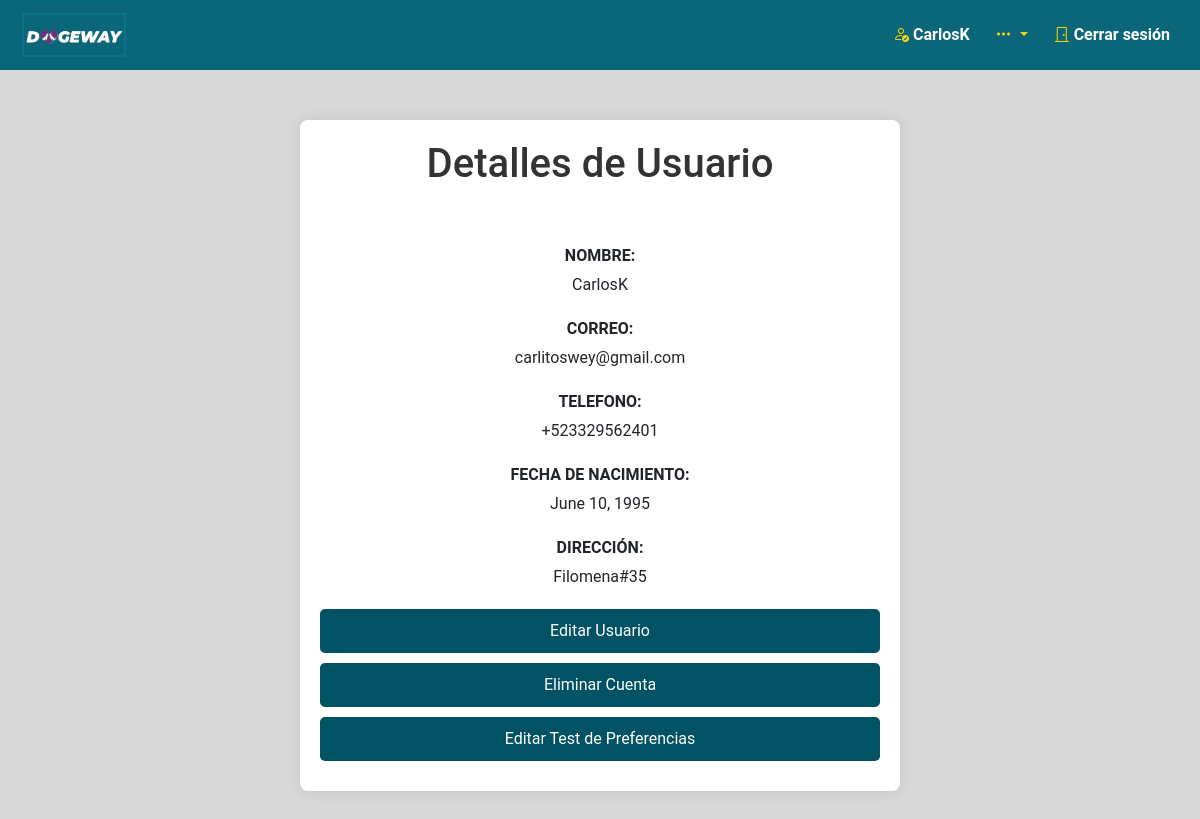
/ver_informacion/ (signed in), run on the app's committed database.
### main_app/models.py (models this page shows, shortened)
class Usuario(AbstractUser):
    fotografia = models.ImageField(upload_to='usuarios/', null=True, blank=True)
    telefono = models.CharField(max_length=20)
    fecha_de_nacimiento = models.DateField()
    direccion = models.CharField(max_length=100)
    fotografia_identificacion = models.ImageField(upload_to='identificaciones/', null=True, blank=True)
    verificado = models.BooleanField(default=False)
    usuarios_bloqueados = models.ManyToManyField('self', symmetrical=False, related_name='usuarios_bloqueadores')
    groups = models.ManyToManyField('auth.Group', related_name='usuarios')
    user_permissions = models.ManyToManyField('auth.Permission', related_name='usuarios')

### main_app/views.py (the view)
# urls.py: path('ver_informacion/', views.VerInformacionUsuario.as_view(), name='ver_informacion_usuario'),
class VerInformacionUsuario(LoginRequiredMixin, DetailView):
    model = Usuario
    template_name = 'usuario_detalle.html'
    context_object_name = 'usuario'
    def get_object(self, queryset=None):
        return self.request.user

### main_app/templates/usuario_detalle.html
{% extends "layouts/base.html" %}
{% load static %}
{% block estilos_adicionales %}
<link rel="stylesheet" href="{% static 'css/usuario_detalle.css' %}">
{% endblock %}
{% block content %}
<div class="container">
    <form method="post">
        <h1>Detalles de Usuario</h1><br><br>
        <div class="input-container">
            <label for="id_username">NOMBRE:</label>
            <p>{{ usuario.username }}</p>
        </div>
        <div class="input-container">
            <label for="id_email">CORREO:</label>
            <p>{{ usuario.email }}</p>
        </div>
        <div class="input-container">
            <label for="id_telefono">TELEFONO:</label>
            <p>{{ usuario.telefono }}</p>
        </div>
        <div class="input-container">
            <label for="id_fecha_de_nacimiento">FECHA DE NACIMIENTO:</label>
            <p>{{ usuario.fecha_de_nacimiento }}</p>
        </div>
        <div class="input-container">
            <label for="id_direccion">DIRECCIÓN:</label>
            <p>{{ usuario.direccion }}</p>
        </div>
        <div class="button-container">
            <a href="{% url 'actualizar_informacion_usuario' %}" class="button">Editar Usuario</a>
            <a href="{% url 'eliminar_cuenta_usuario' %}" class="button">Eliminar Cuenta</a>
            <a href="{% url 'editar_preferencias' %}" class="button">Editar Test de Preferencias</a>
        </div>
    </form>
</div>
{% endblock content %}

### main_app/templates/layouts/base.html (shortened to what this page needs)
<!DOCTYPE html>
<html lang="en">
<head>
    {% load static %}
    <link href="https://cdn.jsdelivr.net/npm/bootstrap@5.3.2/dist/css/bootstrap.min.css" rel="stylesheet">
    <link rel="stylesheet" href="https://cdn.jsdelivr.net/npm/bootstrap-icons@1.11.2/font/bootstrap-icons.min.css">
    <link rel="stylesheet" href="{% static 'css/base.css' %}">
    {% block estilos_adicionales %}{% endblock %}
</head>
<body>
    <header>
        <nav class="navbar navbar-expand-lg" style="background-color: #0B667A;">
            <div class="container-fluid">
                <a class="navbar-brand" id="imagen" href="{% url 'home' %}">
                    <img src="{% static 'imagenes/LOGO.png' %}" alt="Dogeway Logo" class="navbar-logo">
                </a>
                <div class="collapse navbar-collapse" id="navbarSupportedContent">
                    <ul class="navbar-nav mb-2 mb-lg-0 ms-auto">
                        {% if user.is_authenticated%}
                            <li class="nav-item" id="NombreUsuario">
                                <a class="nav-link">
                                    {% if user.verificado %}
                                    <i class="bi bi-person-check" style="color: gold;"></i>
                                    {% endif %}
                                    {{ user.username }}
                                </a>
                            </li>
                            <li class="nav-item">
                                <div class="dropdown">
                                    <a class="nav-link dropdown-toggle" href="#" role="button" id="dropdownMenuLink" data-bs-toggle="dropdown" aria-expanded="false" style="color: gold;">
                                        <i class="bi bi-three-dots" style="color: gold;"></i>
                                    </a>
                                </div>
                            </li>
                            <li class="nav-item">
                                <a class="nav-link" href="{% url 'logout' %}?next={% url 'home' %}">
                                    <i class="bi bi-door-closed" style="color: gold;"></i> Cerrar sesión
                                </a>
                            </li>
                        {% else %}
                            <li class="nav-item">
                                <a class="nav-link login-signup" href="{% url 'login' %}">Iniciar sesión</a>
                            </li>
                        {% endif %}
                    </ul>
                </div>
            </div>
        </nav>
    </header>
    <div class="content">
        {% block content %}{% endblock %}
    </div>
</body>
</html>

### main_app/static/css/base.css (style rules this page uses)
* { margin: 0; padding: 0; box-sizing: border-box; text-decoration: none; font-family: 'Roboto', sans-serif; }
body { margin-top: 55px; }
header { background-color: #0B667A; position: fixed; top: 0; left: 0; width: 100%; padding: 5px 10px; z-index: 100; }
header nav { display: flex; align-items: center; justify-content: space-between; font-weight: bold; padding-top: 5px; padding-bottom: 5px; padding-left: 3%; padding-right: 1%; }
header .navbar-logo { width: 100px; }
#imagen { background-color: transparent; border: 2px double #0e738a; }
header nav ul { display: flex; list-style: none; margin: 0; padding: 0; }
header nav ul li { margin-left: 10px; }
header nav ul li a { color: white; font-size: 16px; text-decoration: none; padding: 10px; }
header { padding: 5px 10px; }
header nav ul { display: flex; list-style: none; margin: 0; padding: 0; justify-content: flex-end; }
.nav-link { color: white; }

### main_app/static/css/usuario_detalle.css (style rules this page uses)
body { font-family: 'Roboto', sans-serif; background-color: #D9D9D9; margin: 0; display: flex; justify-content: center; align-items: center; min-height: 100vh; }
.container { width: 600px; max-width: 100%; margin: 15vh auto; padding: 20px; background-color: #fff; box-shadow: 0 0 15px rgba(0, 0, 0, 0.1); border-radius: 8px; text-align: center; box-sizing: border-box; }
h1 { color: #333; }
.input-container { margin-bottom: 20px; }
label { display: block; font-weight: bold; margin-bottom: 5px; }
p { margin: 0; }
.button-container { margin-top: 20px; text-align: center; }
.button { display: block; width: 100%; margin-bottom: 10px; padding: 10px 20px; text-decoration: none; color: #fff; background-color: #005264; border-radius: 5px; transition: background-color 0.5s; }

### data on the page
Usuario: username "CarlosK", email "carlitoswey@gmail.com", telefono "+523329562401", fecha_de_nacimiento "June 10, 1995", direccion "Filomena#35"
